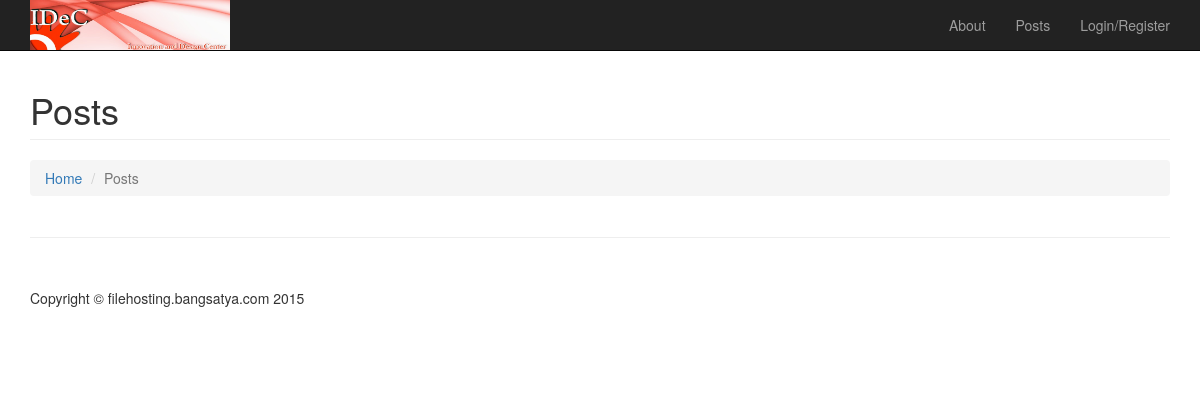
Page /posts.php on the earlier database version.
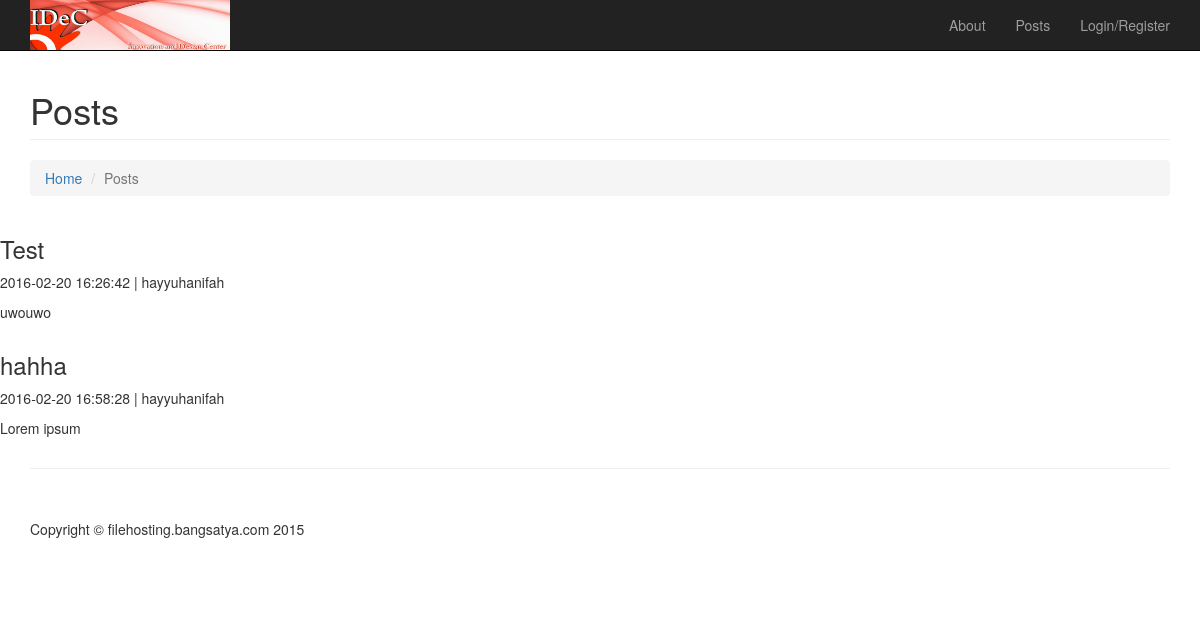
Same page on the later database version.
### tables this page shows
CREATE TABLE `post` (
  `pid` int(5) NOT NULL AUTO_INCREMENT,
  `title` varchar(100) NOT NULL,
  `date` timestamp NOT NULL DEFAULT CURRENT_TIMESTAMP,
  `content` text NOT NULL,
  `isDeleted` tinyint(2) DEFAULT '0',
  `username` varchar(20) NOT NULL,
  PRIMARY KEY (`pid`),
  KEY `fk_username` (`username`),
  CONSTRAINT `fk_username` FOREIGN KEY (`username`) REFERENCES `user` (`username`)
);

### bin/post.php (called while the page is built, shortened)
<?php
Class Post {
	function getPosts () {
		$sql = "SELECT * FROM post WHERE isDeleted = '0'";
		$query = mysql_query($sql);
		return $query;
	}
}
?>

### posts.php (the view, shortened to what this page needs)
<?php
    include("template/header.php");
    require_once("bin/post.php");
?>
    <div class="container">
        <div class="row">
            <div class="col-lg-12">
                <h1 class="page-header">Posts
                </h1>
                <ol class="breadcrumb">
                    <li><a href="index.php">Home</a>
                    </li>
                    <li class="active">Posts</li>
                </ol>
            </div>
        </div>
        <div class="row">
            <div class="col-lg-12">
                <?php
                    $postHandler = new Post();
                    $query = $postHandler->getPosts();
                    while($data = mysql_fetch_array($query)){
                            print '<div class="row">';
                            print '<div class="row">';
                            print '<h3>'.$data['title'].'</h3></div>';
                            print '<div class="row">';
                            print '<p>'.$data['date'].' | '.$data['username'].'</p></div>';
                            print '<div class="row">';
                            print '<p>'.$data['content'].'</p></div>';
                            print '</div>';
                        }
                ?>
            </div>
        </div>
        <hr>
        <footer>
            <div class="row">
                <div class="col-lg-12">
                    <p>Copyright &copy; filehosting.bangsatya.com 2015</p>
                </div>
            </div>
        </footer>
    </div>
</body>
</html>

Differences in the rows shown:
added post: title "Test", date "2016-02-20 16:26:42", username "hayyuhanifah", content "uwouwo"
added post: title "hahha", date "2016-02-20 16:58:28", username "hayyuhanifah", content "Lorem ipsum"
